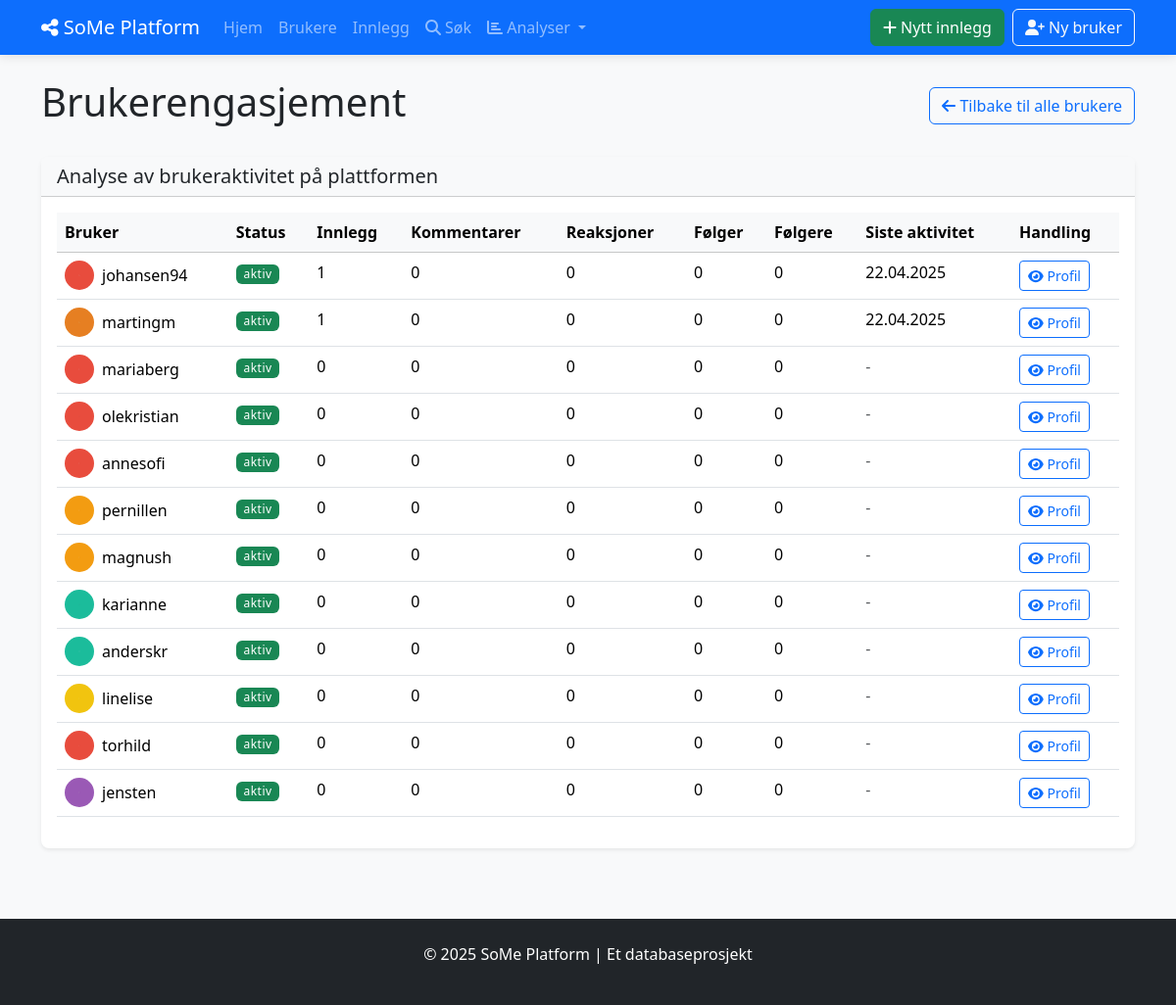
Screenshot of /user_engagement with the database file from the repository.
### tables this page shows
CREATE TABLE BRUKERE (
            bruker_id INTEGER PRIMARY KEY AUTOINCREMENT,
            brukernavn TEXT NOT NULL UNIQUE,
            epost TEXT NOT NULL UNIQUE,
            passord_hash TEXT NOT NULL,
            profilbilde TEXT,
            bio TEXT,
            registrerings_dato DATE NOT NULL DEFAULT CURRENT_DATE,
            fødselsdato DATE,
            status TEXT DEFAULT 'aktiv'
        );

### social_media_app/app.py (the view)
@app.route('/user_engagement')
def user_engagement():
    with Database() as db:
        users = db.fetchall("""
            SELECT
                b.bruker_id,
                b.brukernavn,
                b.profilbilde,
                b.status,
                COUNT(DISTINCT i.innlegg_id) AS antall_innlegg,
                COUNT(DISTINCT k.kommentar_id) AS antall_kommentarer,
                COUNT(DISTINCT r.reaksjon_id) AS antall_reaksjoner,
                COUNT(DISTINCT f.følge_id) AS antall_følger,
                (SELECT COUNT(*) FROM FØLGER WHERE følger_bruker_id = b.bruker_id) AS antall_følgere,
                MAX(i.opprettet_dato) AS siste_aktivitet
            FROM BRUKERE b
            LEFT JOIN INNLEGG i ON b.bruker_id = i.bruker_id
            LEFT JOIN KOMMENTARER k ON b.bruker_id = k.bruker_id
            LEFT JOIN REAKSJONER r ON b.bruker_id = r.bruker_id
            LEFT JOIN FØLGER f ON b.bruker_id = f.følger_id
            GROUP BY b.bruker_id
            ORDER BY (antall_innlegg + antall_kommentarer + antall_reaksjoner) DESC
        """)
        users = [format_date_fields(user, ['siste_aktivitet']) for user in users]
    return render_template('analytics/user_engagement.html', users=users)

### social_media_app/app.py (called while the page is built)
def format_date_fields(item, date_fields=None):
    if not item:
        return None
    if not isinstance(item, dict):
        item = dict(item)
    if date_fields:
        for field in date_fields:
            if field in item and item[field]:
                try:
                    if 'T' in item[field]:  # ISO format
                        item[field] = datetime.fromisoformat(item[field].replace('Z', '+00:00'))
                    else:  # SQLite default format
                        item[field] = datetime.strptime(item[field], '%Y-%m-%d %H:%M:%S')
                except (ValueError, TypeError):
                    try:
                        item[field] = datetime.strptime(item[field], '%Y-%m-%d')
                    except (ValueError, TypeError):
                        pass  # Keep original if parsing fails
    return item

### social_media_app/db_config.py (called while the page is built)
    def __enter__(self):
        return self

    def __exit__(self, exc_type, exc_val, exc_tb):
        self.cursor.close()
        if self.conn:
            self.conn.close()

    def fetchall(self, sql, params=None):
        self.cursor.execute(sql, params or ())
        return self.cursor.fetchall()

### social_media_app/templates/analytics/user_engagement.html (shortened to what this page needs)
{% extends "base.html" %}
{% block content %}
<div class="d-flex justify-content-between align-items-center mb-4">
    <h1>Brukerengasjement</h1>
    <a href="{{ url_for('list_users') }}" class="btn btn-outline-primary">
        <i class="fas fa-arrow-left"></i> Tilbake til alle brukere
    </a>
</div>
<div class="card shadow-sm mb-4">
    <div class="card-header bg-light">
        <h2 class="h5 mb-0">Analyse av brukeraktivitet på plattformen</h2>
    </div>
    <div class="card-body">
        {% if users %}
            <div class="table-responsive">
                <table class="table table-hover">
                    <thead class="table-light">
                        <tr>
                            <th>Bruker</th>
                            <th>Status</th>
                            <th>Innlegg</th>
                            <th>Kommentarer</th>
                            <th>Reaksjoner</th>
                            <th>Følger</th>
                            <th>Følgere</th>
                            <th>Siste aktivitet</th>
                            <th>Handling</th>
                        </tr>
                    </thead>
                    <tbody>
                        {% for user in users %}
                        <tr>
                            <td>
                                <div class="d-flex align-items-center">
                                    {% if user.profilbilde %}
                                        <img src="{{ url_for('static', filename='uploads/' + user.profilbilde) }}"
                                             alt="{{ user.brukernavn }}" class="rounded-circle me-2" width="30" height="30">
                                    {% else %}
                                        <div class="rounded-circle bg-secondary d-flex align-items-center justify-content-center me-2 rounded-circle-placeholder">
                                            <i class="fas fa-user fa-sm text-white"></i>
                                        </div>
                                    {% endif %}
                                    {{ user.brukernavn }}
                                </div>
                            </td>
                            <td>
                                <span class="badge {{ 'bg-success' if user.status == 'aktiv' else 'bg-secondary' }}">
                                    {{ user.status }}
                                </span>
                            </td>
                            <td>{{ user.antall_innlegg }}</td>
                            <td>{{ user.antall_kommentarer }}</td>
                            <td>{{ user.antall_reaksjoner }}</td>
                            <td>{{ user.antall_følger }}</td>
                            <td>{{ user.antall_følgere }}</td>
                            <td>
                                {% if user.siste_aktivitet %}
                                    {{ user.siste_aktivitet.strftime('%d.%m.%Y') }}
                                {% else %}
                                    <span class="text-muted">-</span>
                                {% endif %}
                            </td>
                            <td>
                                <a href="{{ url_for('view_user', user_id=user.bruker_id) }}" class="btn btn-sm btn-outline-primary">
                                    <i class="fas fa-eye"></i> Profil
                                </a>
                            </td>
                        </tr>
                        {% endfor %}
                    </tbody>
                </table>
            </div>
        {% else %}
            <div class="alert alert-info">
                Ingen brukere funnet.
            </div>
        {% endif %}
    </div>
</div>
{% endblock %}

### social_media_app/static/style.css (style rules this page uses)
body { background-color: #f8f9fa; min-height: 100vh; display: flex; flex-direction: column; }
.card { border-radius: 0.5rem; border: none; transition: transform 0.2s, box-shadow 0.2s; }
.card .rounded-circle { object-fit: cover; }
.badge { font-weight: 500; letter-spacing: 0.5px; }

### rows the page displays
BRUKERE: profilbilde (picture), brukernavn "johansen94", status "aktiv", antall_innlegg "1", antall_kommentarer "0", antall_reaksjoner "0", antall_følger "0", antall_følgere "0", siste_aktivitet "22.04.2025"
BRUKERE: profilbilde (picture), brukernavn "martingm", status "aktiv", antall_innlegg "1", antall_kommentarer "0", antall_reaksjoner "0", antall_følger "0", antall_følgere "0", siste_aktivitet "22.04.2025"
BRUKERE: profilbilde (picture), brukernavn "mariaberg", status "aktiv", antall_innlegg "0", antall_kommentarer "0", antall_reaksjoner "0", antall_følger "0", antall_følgere "0"
BRUKERE: profilbilde (picture), brukernavn "olekristian", status "aktiv", antall_innlegg "0", antall_kommentarer "0", antall_reaksjoner "0", antall_følger "0", antall_følgere "0"
BRUKERE: profilbilde (picture), brukernavn "annesofi", status "aktiv", antall_innlegg "0", antall_kommentarer "0", antall_reaksjoner "0", antall_følger "0", antall_følgere "0"
BRUKERE: profilbilde (picture), brukernavn "pernillen", status "aktiv", antall_innlegg "0", antall_kommentarer "0", antall_reaksjoner "0", antall_følger "0", antall_følgere "0"
BRUKERE: profilbilde (picture), brukernavn "magnush", status "aktiv", antall_innlegg "0", antall_kommentarer "0", antall_reaksjoner "0", antall_følger "0", antall_følgere "0"
BRUKERE: profilbilde (picture), brukernavn "karianne", status "aktiv", antall_innlegg "0", antall_kommentarer "0", antall_reaksjoner "0", antall_følger "0", antall_følgere "0"
BRUKERE: profilbilde (picture), brukernavn "anderskr", status "aktiv", antall_innlegg "0", antall_kommentarer "0", antall_reaksjoner "0", antall_følger "0", antall_følgere "0"
BRUKERE: profilbilde (picture), brukernavn "linelise", status "aktiv", antall_innlegg "0", antall_kommentarer "0", antall_reaksjoner "0", antall_følger "0", antall_følgere "0"
BRUKERE: profilbilde (picture), brukernavn "torhild", status "aktiv", antall_innlegg "0", antall_kommentarer "0", antall_reaksjoner "0", antall_følger "0", antall_følgere "0"
BRUKERE: profilbilde (picture), brukernavn "jensten", status "aktiv", antall_innlegg "0", antall_kommentarer "0", antall_reaksjoner "0", antall_følger "0", antall_følgere "0"
